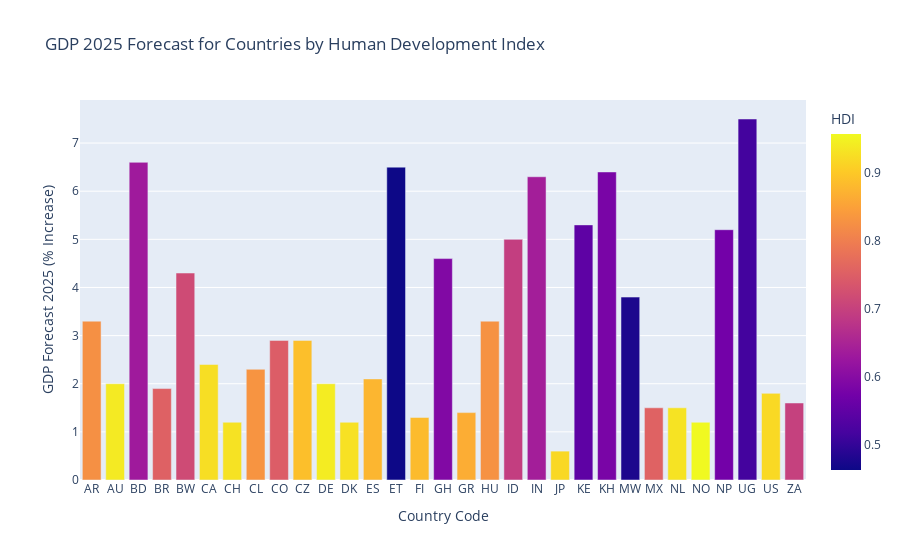

Notebook code for this chart:
### Code cell
fig = px.bar(result_1_df, x="Code", y="GDP", color="HDI", barmode="group",
             title = 'GDP 2025 Forecast for Countries by Human Development Index')
fig.update_layout(xaxis_title = 'Country Code', yaxis_title = 'GDP Forecast 2025 (% Increase)')
fig.show()

### Figure 1 — Plotly figure (JSON) as saved in the notebook; plotly's stock layout.template omitted (floating-point values rounded to 4 significant figures)
{"data": [{"alignmentgroup": "True", "hovertemplate": "Code=%{x}<br>GDP=%{y}<br>HDI=%{marker.color}<extra></extra>", "legendgroup": "", "marker": {"color": [0.825, 0.939, 0.632, 0.754, 0.717, 0.926, 0.93, 0.832, 0.747, 0.888, 0.942, 0.929, 0.876, 0.463, 0.883, 0.592, 0.865, 0.828, 0.694, 0.64, 0.919, 0.548, 0.582, 0.477, 0.756, 0.931, 0.957, 0.574, 0.516, 0.92, 0.699], "coloraxis": "coloraxis", "pattern": {"shape": ""}}, "name": "", "offsetgroup": "", "orientation": "v", "showlegend": false, "textposition": "auto", "type": "bar", "x": ["AR", "AU", "BD", "BR", "BW", "CA", "CH", "CL", "CO", "CZ", "DE", "DK", "ES", "ET", "FI", "GH", "GR", "HU", "ID", "IN", "JP", "KE", "KH", "MW", "MX", "NL", "NO", "NP", "UG", "US", "ZA"], "xaxis": "x", "y": [3.3, 2, 6.6, 1.9, 4.3, 2.4, 1.2, 2.3, 2.9, 2.9, 2, 1.2, 2.1, 6.5, 1.3, 4.6, 1.4, 3.3, 5, 6.3, 0.6, 5.3, 6.4, 3.8, 1.5, 1.5, 1.2, 5.2, 7.5, 1.8, 1.6], "yaxis": "y"}], "layout": {"barmode": "group", "coloraxis": {"colorbar": {"title": {"text": "HDI"}}, "colorscale": [[0, "#0d0887"], [0.1111, "#46039f"], [0.2222, "#7201a8"], [0.3333, "#9c179e"], [0.4444, "#bd3786"], [0.5556, "#d8576b"], [0.6667, "#ed7953"], [0.7778, "#fb9f3a"], [0.8889, "#fdca26"], [1, "#f0f921"]]}, "legend": {"tracegroupgap": 0}, "title": {"text": "GDP 2025 Forecast for Countries by Human Development Index"}, "xaxis": {"anchor": "y", "domain": [0, 1], "title": {"text": "Country Code"}}, "yaxis": {"anchor": "x", "domain": [0, 1], "title": {"text": "GDP Forecast 2025 (% Increase)"}}}}
